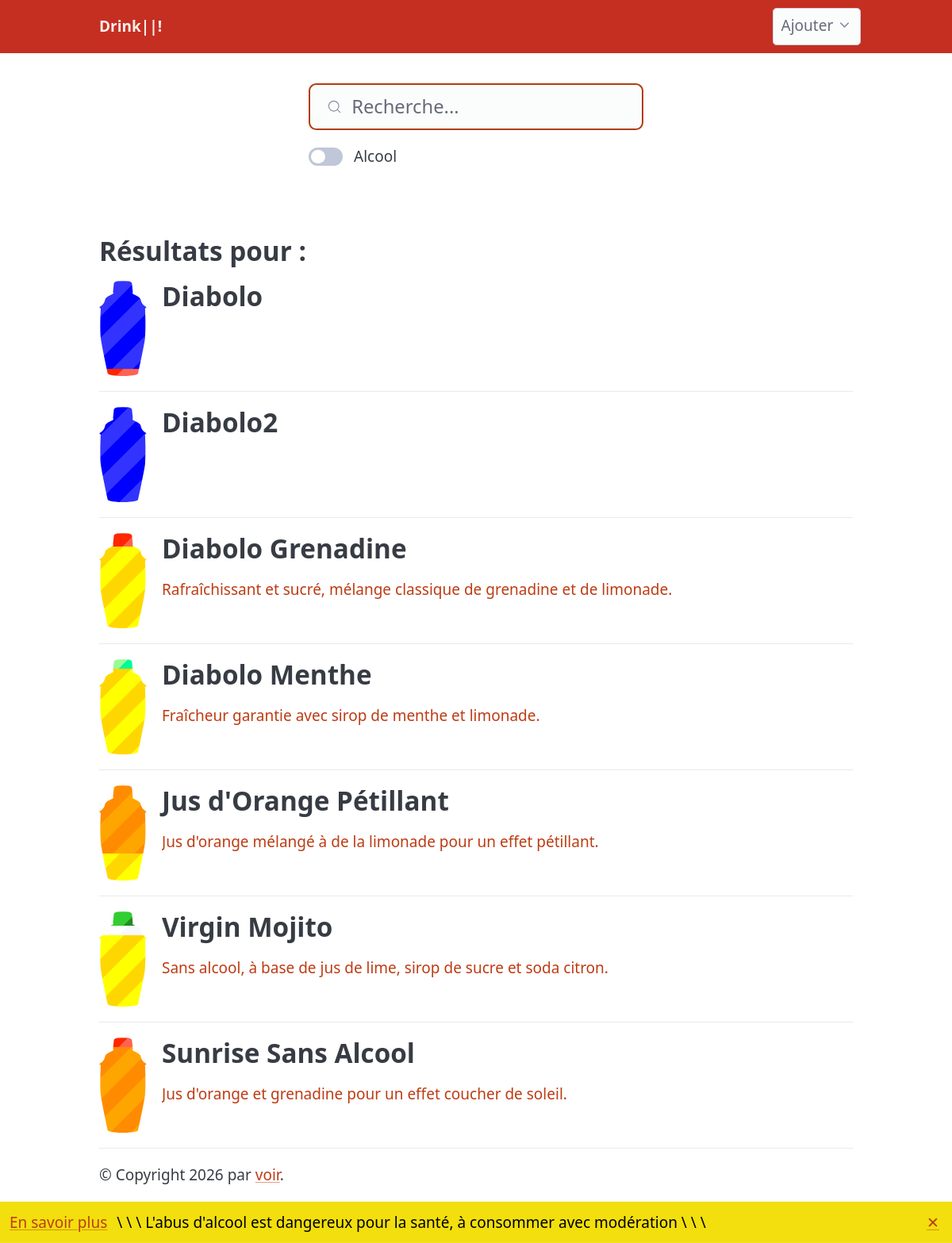
The page /recherche on the database its author committed.
### tables this page shows
CREATE TABLE recettes_ingredient (
            recette_id INTEGER NOT NULL,
            ingredient_id INTEGER NOT NULL,
            dosage INTEGER NOT NULL,
            PRIMARY KEY (recette_id, ingredient_id),
            FOREIGN KEY (recette_id) REFERENCES recettes(id),
            FOREIGN KEY (ingredient_id) REFERENCES ingredients(id)
        );

CREATE TABLE ingredients (
            id INTEGER PRIMARY KEY AUTOINCREMENT,
            nom TEXT NOT NULL,
            couleur1 TEXT NOT NULL,
            couleur2 TEXT NOT NULL,
            ALCOOL REAL NOT NULL
        );

CREATE TABLE recettes (
            id INTEGER PRIMARY KEY AUTOINCREMENT,
            nom TEXT NOT NULL,
            description TEXT,
            alcool BOOLEAN,
            recette_original_id INT,
            nb_personne INT
        );

### main.py (the view)
@app.route("/recherche", methods=["GET"])
def recherche():
    query = request.args.get('q', '')
    avec_alcool=request.args.get("alcool")=="on"
    recettes = rechercher_recettes(query, avec_alcool)
    print(recettes)
    return render_template("recherche.html", recettes=recettes, query=query, alcool=avec_alcool)

### src/bdd.py (called while the page is built)
def db_connection():
    connect=sqlite3.connect("recette.db")
    connect.row_factory=sqlite3.Row #pour fonctionnement comme dictionnaire
    return connect

def recuperer_ingredients_recettes(recette_id: int):
    connect=db_connection()
    cursor=connect.cursor()
    ingredients = cursor.execute(
        "SELECT nom, id, dosage, couleur1, couleur2, ALCOOL FROM recettes_ingredient JOIN ingredients ON ingredients.id == ingredient_id WHERE recette_id = ?", (recette_id,)
    )
    ingredients = ingredients.fetchall()
    connect.close()
    return [dict(i) for i in ingredients]

def rechercher_recettes(recherche: str, avec_alcool:bool):
    connect=db_connection()
    cursor=connect.cursor()
    if avec_alcool:
        recettes_id = cursor.execute(
            "SELECT id, nom, description, alcool FROM recettes WHERE nom LIKE ? LIMIT 20", (f"{recherche}%",)
        )
    else:
        recettes_id = cursor.execute(
            "SELECT id, nom, description, alcool FROM recettes WHERE nom LIKE ? AND alcool=0 LIMIT 20", (f"{recherche}%",)
        )
    recettes = recettes_id.fetchall()
    connect.close()
    recettes = [dict(r) for r in recettes]
    for recette in recettes:
        recette["ingredients"] = recuperer_ingredients_recettes(recette["id"])
    return recettes

### templates/recherche.html (shortened to what this page needs)
{% extends 'base.html' %}
{% block content %}
<div class="container">
    {% include 'searchbar.html' %}
    <h2>Résultats pour : {{query}}</h2>
    {% for recette in recettes %}
    <a href="/recette/{{ recette['id'] }}" class="pico-color" style="text-decoration : none">
    <div class="recette-container">
            <div class="recette-preview">
                <div class="shaker">
                    {% for ingredient in recette["ingredients"] %}
                    <div class="ingredient" style="--amount: {{ ingredient["dosage"] }};
                    --color1: {{ ingredient["couleur1"] }};
                    --color2: {{ ingredient["couleur2"] }};">
                    </div>
                    {% endfor %}
                </div>
            </div>
            <div style="min-width: 0;">
                <h2><strong>{{ recette["nom"] }}</strong></h2>
                <p class="one_line">{{ recette["description"] }}</p>
            </div>
    </div>
    </a>
    <hr>
    {% endfor %}
</div>
{% endblock %}

### templates/recherche.html (style rules this page uses)
.recette-container { display: grid; grid-template-columns: auto 1fr; gap: 2%; }
.recette-preview { height: 120px; flex-shrink: 0; aspect-ratio: 1/2; clip-path: url(#shaker); }
.shaker { display: flex; flex-direction: column; height: 100%; width: 100%; }
.ingredient { flex: var(--amount); bottom: 0; left: 0; right: 0; transition: height .6s cubic-bezier(.4,0,.2,1); background-size: 200% 200%; animation: barberpole 20s linear infinite; background-image: repeating-linear-gradient( -45deg, var(--color1), var(--color1) 1rem, var(--color2) 1rem, var(--color2) 2rem ); }
.one_line { white-space: nowrap; overflow: hidden; display: block; text-overflow: ellipsis; }

### rows shown on the page
recettes: nom "Diabolo"
recettes_ingredient: dosage 240 (drawn)
recettes_ingredient: dosage 20 (drawn)
recettes: nom "Diabolo2"
recettes_ingredient: dosage 240 (drawn)
recettes: nom "Diabolo Grenadine", description "Rafraîchissant et sucré, mélange classique de grenadine et de limonade."
recettes_ingredient: dosage 30 (drawn)
recettes_ingredient: dosage 180 (drawn)
recettes: nom "Diabolo Menthe", description "Fraîcheur garantie avec sirop de menthe et limonade."
recettes_ingredient: dosage 20 (drawn)
recettes_ingredient: dosage 180 (drawn)
recettes: nom "Jus d'Orange Pétillant", description "Jus d'orange mélangé à de la limonade pour un effet pétillant."
recettes_ingredient: dosage 150 (drawn)
recettes_ingredient: dosage 60 (drawn)
recettes: nom "Virgin Mojito", description "Sans alcool, à base de jus de lime, sirop de sucre et soda citron."
recettes_ingredient: dosage 30 (drawn)
recettes_ingredient: dosage 20 (drawn)
recettes_ingredient: dosage 150 (drawn)
recettes: nom "Sunrise Sans Alcool", description "Jus d'orange et grenadine pour un effet coucher de soleil."
recettes_ingredient: dosage 20 (drawn)
recettes_ingredient: dosage 180 (drawn)
